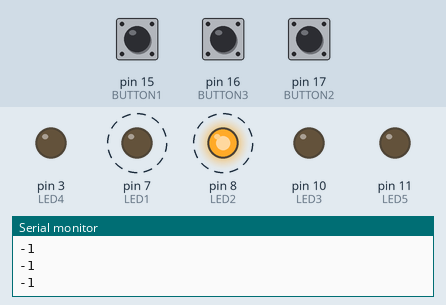
Simulated run of this sketch. Board: Arduino Leonardo, built with avr-gcc and run on an emulated ATmega32U4. On the bench: output pins drawn as LEDs (lit = HIGH), the last lines printed to the serial monitor. Dashed ring = blinking. The inputs (shaded band) are chosen by the test bench; at power-on: pin 15 (BUTTON1) LOW, pin 17 (BUTTON2) LOW, pin 16 (BUTTON3) LOW. Pins used as bus, display or sensor lines are not drawn.

Above: at 1.2 s.
1.3 s: pin 15 (BUTTON1) pulled HIGH for 0.15 s
At 1.9 s:
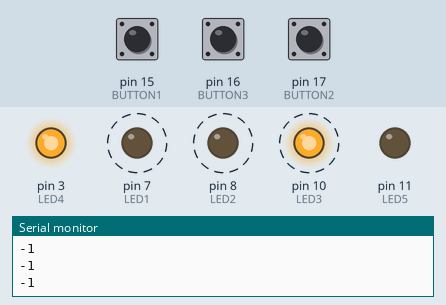
4.3 s: pin 17 (BUTTON2) pulled HIGH for 0.15 s
At 4.9 s:
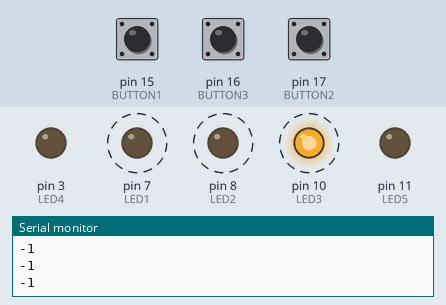
7.4 s: pin 16 (BUTTON3) pulled HIGH for 0.15 s
At 7.9 s:
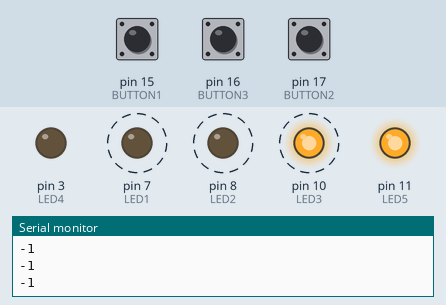
10.4 s: pin 15 (BUTTON1) pulled HIGH for 1 s
At 10.9 s:
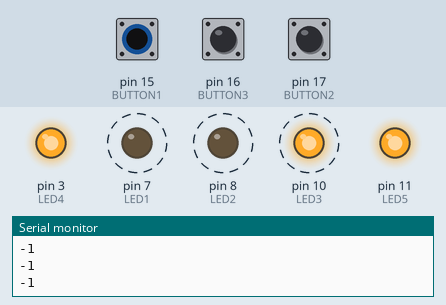
13.4 s: pin 17 (BUTTON2) pulled HIGH for 1 s
At 14.4 s:
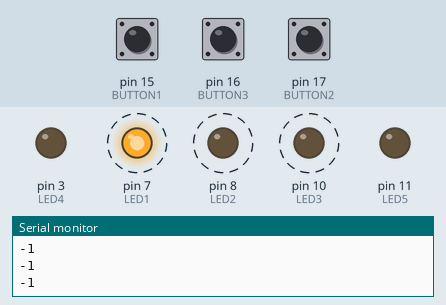
17.0 s: pin 15 (BUTTON1) pulled HIGH for 3.2 s
At 17.4 s:
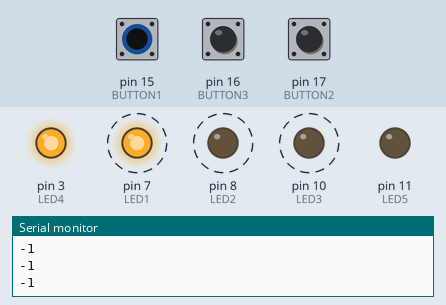
Timing chart, 0 to 22.7 s (numbered marks = the images above; inputs shaded):
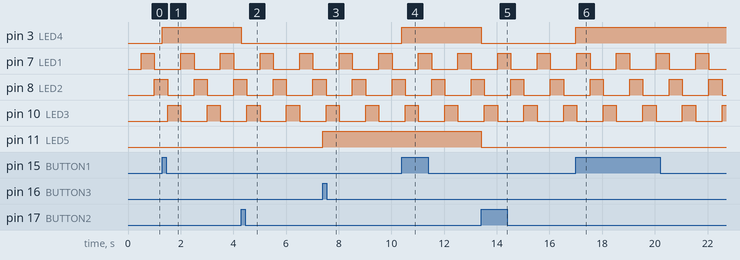

The sketch:

MIDI_palette_test.ino
```cpp
/***************************************************
Shawn Colby

This program is used to test the functionality of the
palette to measure matrix transfer of MIDI sounds
 ****************************************************/


#include <Metro.h>

#define Crash1 49
#define ClosedHiHat 42
#define AcousticBassDrum 35
#define ElectricGuitarClean 28

#define LED1 7
#define LED2 8
#define LED3 10

#define LED4 3
#define LED5 11
#define BUTTON1 15
#define BUTTON2 17
#define BUTTON3 16

// define the pins used
#define VS1053_RX  1 // This is the pin that connects to the RX pin on VS1053
//#define VS1053_MIDI Serial1
#define VS1053_RESET 9 // This is the pin that connects to the RESET pin on VS1053
// If you have the Music Maker shield, you don't need to connect the RESET pin!

// If you're using the VS1053 breakout:
// Don't forget to connect the GPIO #0 to GROUND and GPIO #1 pin to 3.3V
// If you're using the Music Maker shield:
// Don't forget to connect the GPIO #1 pin to 3.3V and the RX pin to digital #2

// See http://www.vlsi.fi/fileadmin/datasheets/vs1053.pdf Pg 31
#define VS1053_BANK_DEFAULT 0x00
#define VS1053_BANK_DRUMS1 0x78
#define VS1053_BANK_DRUMS2 0x7F
#define VS1053_BANK_MELODY 0x79

// See http://www.vlsi.fi/fileadmin/datasheets/vs1053.pdf Pg 32 for more!
#define VS1053_GM1_OCARINA 80

#define MIDI_NOTE_ON  0x90
#define MIDI_NOTE_OFF 0x80
#define MIDI_CHAN_MSG 0xB0
#define MIDI_CHAN_BANK 0x00
#define MIDI_CHAN_VOLUME 0x07
#define MIDI_CHAN_PROGRAM 0xC0

#if defined(__AVR_ATmega328__) || defined(__AVR_ATmega328P__)
  #include <SoftwareSerial.h>
  SoftwareSerial VS1053_MIDI(0, 2); // TX only, do not use the 'rx' side
#else
  // on a Mega/Leonardo you may have to change the pin to one that
  // software serial support uses OR use a hardware serial port!
  #define VS1053_MIDI Serial1
#endif

// Metronome Definition
Metro ledMetro = Metro(500);
int count = 0;

// Measure Matrix sound variables
int currNote = 0;
int currBank = 0;
int prevCount = 0;
int meMat[][6] = { {-1, -1, -1, -1, -1, -1}, {0, Crash1, -1, -1, -1, -1}, {0, Crash1, -1, 0, AcousticBassDrum, -1}};
int LEDmat[] = {LED1, LED2, LED3};
int palette[][3] = {{0, Crash1, -1},{1, ElectricGuitarClean, 60}};

int buttonState1 = 0;
int buttonState2 = 0;
int buttonState3 = 0;

int palbut = -1;
int stop = 0;

void setup() {
  Serial.begin(9600);
  Serial.println("VS1053 MIDI test");

  VS1053_MIDI.begin(31250); // MIDI uses a 'strange baud rate'

  pinMode(VS1053_RESET, OUTPUT);
  digitalWrite(VS1053_RESET, LOW);
  delay(10);
  digitalWrite(VS1053_RESET, HIGH);
  delay(10);

  //midiSetChannelBank(0, VS1053_BANK_MELODY);
  //midiSetChannelBank(0, VS1053_BANK_DRUMS1);
  //midiSetChannelBank(0, VS1053_BANK_DRUMS2);
  //midiSetInstrument(0, VS1053_GM1_OCARINA);
  //midiSetInstrument(0, 39);
  midiSetChannelVolume(0, 127);
  midiSetChannelBank(0, VS1053_BANK_DRUMS2);
  midiSetChannelBank(1, VS1053_BANK_MELODY);

  pinMode(LED1,OUTPUT);
  pinMode(LED2,OUTPUT);
  pinMode(LED3,OUTPUT);
  pinMode(LED4,OUTPUT);
  pinMode(LED5,OUTPUT);
  pinMode(BUTTON1,INPUT);
  pinMode(BUTTON2,INPUT);
  pinMode(BUTTON3,INPUT);

  Serial.println("VS1053 MIDI test");

}

void loop() {
  buttonState1 = digitalRead(BUTTON1);
  buttonState2 = digitalRead(BUTTON2);
  buttonState3 = digitalRead(BUTTON3);

  if (ledMetro.check() == 1)
  {
    Serial.println(count);
    // Checking contents of meMat[][]
    for (int i = 0; i < 6; i++)
    {
      if (i == 0)
      {
        Serial.println("Instrument 1");
      }
      if (i == 3)
      {
        Serial.println("Instrument 2");
      }
      Serial.println(meMat[0][i]);
    }

    // turning off all midi sounds on last step
    if (count == 0){
      prevCount = 2;
    }
    else
    {
      prevCount = count - 1;
    }
    for (int i = 0; i < 6; i+=3)
    {
      currBank = meMat[prevCount][i];
      if (currBank == 0)
      {
        currNote = meMat[prevCount][i+1];
      }
      if (currBank == 1)
      {
        currNote = meMat[prevCount][i+2];
      }
      midiNoteOff(currBank, currNote, 127);
    }

    // Turn on and off measure matrix LEDs
    digitalWrite(LEDmat[count-1],LOW);
    if (count == 0)
    {
      digitalWrite(LED3,LOW);
    }
    digitalWrite(LEDmat[count],HIGH);

    // play sounds on measure matrix
    for (int i = 0; i < 6; i+=3) {
      if (meMat[count][i] == 0)
      {
        midiSetInstrument(0,128);
        int channel = meMat[count][i];
        int note = meMat[count][i+1];
        midiNoteOn(channel, note, 127);
        currNote = note;
        currBank = 0;
      }
      if (meMat[count][i] == 1) {
        int instrum = meMat[count][i+1];
        midiSetInstrument(1,instrum);
        int channel = meMat[count][i];
        int note = meMat[count][i+2];
        midiNoteOn(channel, note, 127);
        currNote = note;
        currBank = 1;
      }
    }
    count++;
    if (count == 3)
    {
      count = 0;
    }
    ledMetro.reset();
  }

  if (buttonState1 == HIGH)
  {
    digitalWrite(LED4,HIGH);
    palbut = 0;
    stop = 0;
  }

  if (buttonState3 == HIGH)
  {
    digitalWrite(LED5,HIGH);
    palbut = 1;
    stop = 0;
  }

  if (buttonState2 == HIGH && palbut != -1)
  {
    digitalWrite(LED4,LOW);
    digitalWrite(LED5,LOW);
    int channel = palette[palbut][0];
    int instr = palette[palbut][1];
    int note = palette[palbut][2];
    for (int i = 0; i < 6; i+=3)
    {
      if (meMat[0][i] == channel && meMat[0][i+1] == instr && meMat[0][i+2] == note && stop == 0)
      {
        meMat[0][i] = -1;
        meMat[0][i+1] = -1;
        meMat[0][i+2] = -1;
        stop = 1;
      }
    }
    for (int i = 0; i < 6; i+=3)
    {
      if (meMat[0][i] == -1 && stop == 0)
      {
        meMat[0][i] = channel;
        meMat[0][i+1] = instr;
        meMat[0][i+2] = note;
        stop = 1;
        //Serial.println("here");
      }
    }
    palbut = -1;
  }
}

void check(int instrument, int intensity) {
  midiNoteOn(0, instrument, intensity);
  delay(125);
  midiNoteOff(0, instrument, intensity);
  midiNoteOn(0, instrument, intensity);
  delay(125);
  midiNoteOff(0, instrument, intensity);
  midiNoteOn(0, instrument, intensity);
  delay(125);
  midiNoteOff(0, instrument, intensity);
  midiNoteOn(0, instrument, intensity);
  delay(125);
  midiNoteOff(0, instrument, intensity);
}

void check1(int instrument, int intensity) {
  delay(125);
  midiNoteOn(0, instrument, intensity);
  delay(125);
  midiNoteOff(0, instrument, intensity);
  midiNoteOn(0, instrument, intensity);
  delay(125);
  midiNoteOff(0, instrument, intensity);
  midiNoteOn(0, instrument, intensity);
  delay(125);
  midiNoteOff(0, instrument, intensity);
}

void check2(int instrument, int intensity) {

}

void midiSetInstrument(uint8_t chan, uint8_t inst) {
  if (chan > 15) return;
  inst --; // page 32 has instruments starting with 1 not 0 :(
  if (inst > 127) return;

  VS1053_MIDI.write(MIDI_CHAN_PROGRAM | chan);
  VS1053_MIDI.write(inst);
}


void midiSetChannelVolume(uint8_t chan, uint8_t vol) {
  if (chan > 15) return;
  if (vol > 127) return;

  VS1053_MIDI.write(MIDI_CHAN_MSG | chan);
  VS1053_MIDI.write(MIDI_CHAN_VOLUME);
  VS1053_MIDI.write(vol);
}

void midiSetChannelBank(uint8_t chan, uint8_t bank) {
  if (chan > 15) return;
  if (bank > 127) return;

  VS1053_MIDI.write(MIDI_CHAN_MSG | chan);
  VS1053_MIDI.write((uint8_t)MIDI_CHAN_BANK);
  VS1053_MIDI.write(bank);
}

void midiNoteOn(uint8_t chan, uint8_t n, uint8_t vel) {
  if (chan > 15) return;
  if (n > 127) return;
  if (vel > 127) return;

  VS1053_MIDI.write(MIDI_NOTE_ON | chan);
  VS1053_MIDI.write(n);
  VS1053_MIDI.write(vel);
}

void midiNoteOff(uint8_t chan, uint8_t n, uint8_t vel) {
  if (chan > 15) return;
  if (n > 127) return;
  if (vel > 127) return;

  VS1053_MIDI.write(MIDI_NOTE_OFF | chan);
  VS1053_MIDI.write(n);
  VS1053_MIDI.write(vel);
}
```

Measured:
- after the input at 1.3 s, pin 3 (LED4): LOW → HIGH at once
- after the input at 4.3 s, pin 3 (LED4): HIGH → LOW at once
- after the input at 7.4 s, pin 11 (LED5): LOW → HIGH at once
- after the input at 10.4 s, pin 3 (LED4): LOW → HIGH at once
- after the input at 13.4 s, pin 3 (LED4), pin 11 (LED5): HIGH → LOW at once
- after the input at 17.0 s, pin 3 (LED4): LOW → HIGH at once
- by itself, pin 7 (LED1), pin 8 (LED2), pin 10 (LED3): alternates HIGH for 0.50 s and LOW for 1.0 s
